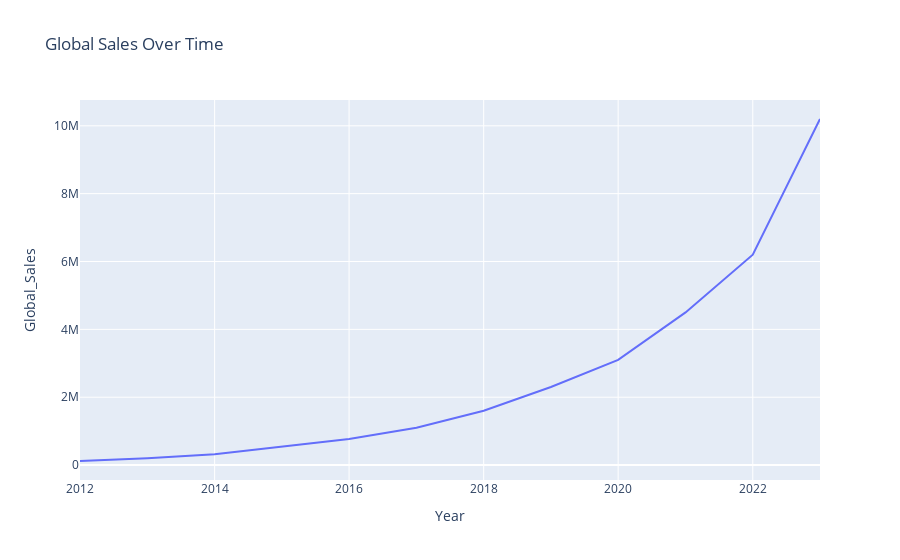

Here is the notebook cell this chart was saved with:
### Markdown cell above
Polynomial Regression is a type of regression analysis where the relationship between the independent variable x and the dependent variable y is modeled as an nth degree polynomial.

It’s useful when the data shows a nonlinear relationship that can’t be captured well by simple linear regression

### Code cell
import numpy as np
import pandas as pd
import matplotlib.pyplot as plt
import seaborn as sns
import plotly.express as px

from sklearn.linear_model import LinearRegression
from sklearn.preprocessing import PolynomialFeatures
from sklearn.model_selection import train_test_split
from sklearn.metrics import mean_squared_error, mean_absolute_error, r2_score

# Load dataset
ev_sales_df = pd.read_csv("IEA_Global_EV_Data_2024.csv")

# Preprocessing
ev_sales_df.fillna(method='ffill', inplace=True)
ev_sales_df['Year'] = pd.to_datetime(ev_sales_df['Year'], format='%Y')
ev_sales_df.set_index('Year', inplace=True)

# Visualization
plt.figure(figsize=(10, 5))
plt.plot(ev_sales_df.index, ev_sales_df['Global_Sales'], marker='o', label='Global EV Sales')
plt.title("Global EV Sales Over Time")
plt.xlabel("Year")
plt.ylabel("Number of EVs Sold")
plt.legend()
plt.grid(True)
plt.show()

# Interactive Plotly line chart
fig = px.line(ev_sales_df, x=ev_sales_df.index, y='Global_Sales', title='Global Sales Over Time')
fig.show()

# Prepare data
ev_sales_df['Year_Num'] = ev_sales_df.index.year
X = ev_sales_df[['Year_Num']]
y = ev_sales_df['Global_Sales']

# Polynomial Features (degree=3)
poly = PolynomialFeatures(degree=3)
X_poly = poly.fit_transform(X)

# Train-test split
X_train, X_test, y_train, y_test = train_test_split(X, y, test_size=0.2, shuffle=False)
X_train_poly = poly.fit_transform(X_train)
X_test_poly = poly.transform(X_test)


# Train model
poly_model = LinearRegression()
poly_model.fit(X_train_poly, y_train)

# Predict and evaluate
y_pred_poly = poly_model.predict(X_test_poly)
print("\n--- Polynomial Regression Metrics ---")
print("Mean Squared Error:", mean_squared_error(y_test, y_pred_poly))
print("Mean Absolute Error:", mean_absolute_error(y_test, y_pred_poly))
print("R2 Score:", r2_score(y_test, y_pred_poly))

# Plot Actual vs Predicted
plt.figure(figsize=(10, 5))
plt.plot(X_test['Year_Num'], y_test, marker='o', label='Actual')  # X_test[:, 1] = Year_Num
plt.plot(X_test['Year_Num'], y_pred_poly, marker='x', linestyle='--', label='Predicted (Poly)')
plt.title("Polynomial Regression: Actual vs Predicted EV Sales")
plt.xlabel("Year")
plt.ylabel("Number of EVs Sold")
plt.legend()
plt.grid(True)
plt.show()

# Future prediction (next 5 years)
last_year = ev_sales_df['Year_Num'].max()
future_years = pd.DataFrame({'Year_Num': np.arange(last_year + 1, last_year + 6)})
future_years_poly = poly.transform(future_years)
future_predictions = poly_model.predict(future_years_poly)

print("\nPredicted Global EV Sales for the Next 5 Years (Polynomial Regression):\n")
for year, sales in zip(future_years['Year_Num'], future_predictions):
    print(f"{year}: {sales:,.0f} EVs")

# Create DataFrame for future predictions
future_df = pd.DataFrame({
    'Year_Num': future_years['Year_Num'],
    'Global_Sales': future_predictions
})
future_df['Year'] = pd.to_datetime(future_df['Year_Num'], format='%Y')
future_df.set_index('Year', inplace=True)

# Combine existing + future
combined_df = pd.concat([ev_sales_df[['Global_Sales']], future_df[['Global_Sales']]])

# Plot forecast
plt.figure(figsize=(10, 5))
plt.plot(combined_df.index, combined_df['Global_Sales'], marker='o', label='EV Sales')
plt.axvline(x=ev_sales_df.index.max(), color='gray', linestyle='--', label='Forecast Start')
plt.title("Global EV Sales with 5-Year Forecast (Polynomial Regression)")
plt.xlabel("Year")
plt.ylabel("Number of EVs Sold")
plt.legend()
plt.grid(True)
plt.tight_layout()
plt.show()

### Figure 1 — Plotly figure (JSON) as saved in the notebook; plotly's stock layout.template omitted (floating-point values rounded to 4 significant figures)
{"data": [{"hovertemplate": "Year=%{x}<br>Global_Sales=%{y}<extra></extra>", "legendgroup": "", "line": {"color": "#636efa", "dash": "solid"}, "marker": {"symbol": "circle"}, "mode": "lines", "name": "", "orientation": "v", "showlegend": false, "type": "scatter", "x": ["2012-01-01T00:00:00.000000000", "2013-01-01T00:00:00.000000000", "2014-01-01T00:00:00.000000000", "2015-01-01T00:00:00.000000000", "2016-01-01T00:00:00.000000000", "2017-01-01T00:00:00.000000000", "2018-01-01T00:00:00.000000000", "2019-01-01T00:00:00.000000000", "2020-01-01T00:00:00.000000000", "2021-01-01T00:00:00.000000000", "2022-01-01T00:00:00.000000000", "2023-01-01T00:00:00.000000000"], "xaxis": "x", "y": [120000, 200000, 320000, 550000, 770000, 1100000, 1600000, 2300000, 3100000, 4500000, 6200000, 10200000], "yaxis": "y"}], "layout": {"legend": {"tracegroupgap": 0}, "title": {"text": "Global Sales Over Time"}, "xaxis": {"anchor": "y", "domain": [0, 1], "title": {"text": "Year"}}, "yaxis": {"anchor": "x", "domain": [0, 1], "title": {"text": "Global_Sales"}}}}
